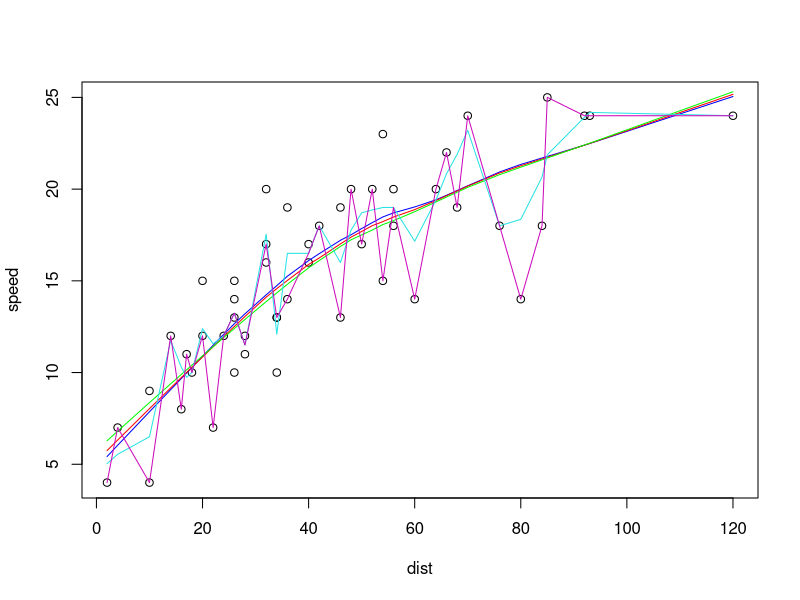

R code for this plot:
# In-class practice
# Apr 20 

## LOWESS example using the Cars dataset
data(cars)
str(cars) # 50 * 2

# plot: speed vs distance
plot(speed ~ dist, data = cars)
# We can see a positive relationship between them

# the documentation for the lowess function
?lowess

# use the lowess() function: return values
lowess(cars$speed ~ cars$dist)
# combine with lines() function
lines(lowess(cars$speed ~ cars$dist, f = 2/3), col = "blue") # default f value

# change the f value
# larger values give more smoothness
lines(lowess(cars$speed ~ cars$dist, f = 0.8), col = "red")
lines(lowess(cars$speed ~ cars$dist, f = 0.9), col = "green")
lines(lowess(cars$speed ~ cars$dist, f = 0.1), col = 5)
lines(lowess(cars$speed ~ cars$dist, f = 0.01), col = 6) # almost connect each point, overfit


## Linear Discriminant Analysis example using Iris dataset
library(MASS)
names(iris)
dim(iris)
head(iris)

# train test split
set.seed(100)
index <- sample(1:nrow(iris), nrow(iris)/2)
iris_train <- iris[index, ]
iris_test <- iris[-index, ]

# the documentation of lda() function
?lda

# use lda() function to fit the model
fit1 <- lda(Species ~ ., data = iris_train)

# predict on training data
predict1 <- predict(fit1, iris_train)
predict1_class <- predict1$class
# confusion matrix
table1 <- table(predict1_class, iris_train$Species)
table1
# accuracy
sum(diag(table1)) / sum(table1)

# predict on testing data
predict2 <- predict(fit1, iris_test)
predict2_class <- predict2$class
# confusion matrix
table2 <- table(predict2_class, iris_test$Species)
table2
# accuracy
sum(diag(table2)) / sum(table2)
